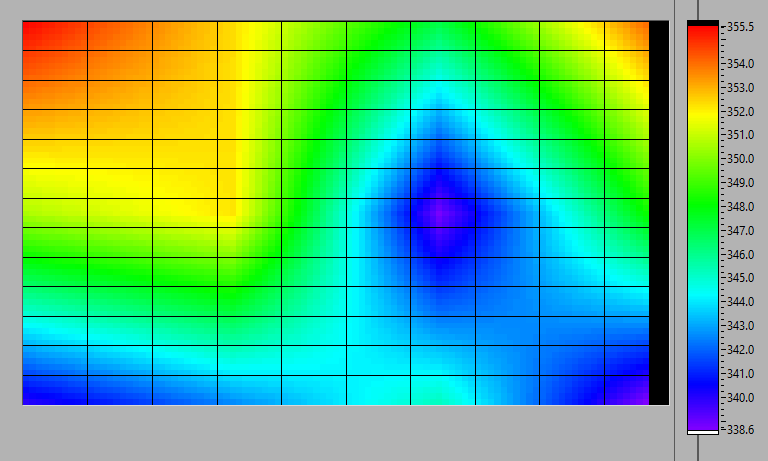
#> input picture metirial_lab/termo_anlysis/0cm.png, 768 x 461 px, found by its file name
$ python max_Temp_oven.py
#> lines starting #> are read from the running program, lines starting #| are printed output that depends on the picture; after the words box and inside, x2 and y2 are one past the last pixel; in counts of white or black regions, pixels touching at a corner belong together
import re
import cv2  # OpenCV for image processing (install: pip install opencv-python)
print(cv2.__version__)
import numpy as np
import matplotlib.pyplot as plt
from scipy import stats  # For statistical analysis and regression
import pytesseract

# Set the path to tesseract.exe
pytesseract.pytesseract.tesseract_cmd = r"C:\Program Files\Tesseract-OCR\tesseract.exe"
print(pytesseract.get_tesseract_version())
#> (this line was passed over: pytesseract is not available in this run)


# --------------------------------------------------------------------------------
# Function: extract_heatmap_metrics
# --------------------------------------------------------------------------------
def extract_heatmap_metrics(image_path):
    """
    Extracts temperature metrics from a heat map image using OCR and image processing.
    The function returns a dictionary with:
      - max_temp: Maximum temperature read from the image.
      - min_temp: Minimum temperature read from the image.
      - avg_center_temp: Average temperature in the center region.
      - difference: Difference between max_temp and min_temp.
      - percentage_high, percentage_medium, percentage_low: Percentages of areas classified as high, medium, or low.

    Note: This implementation is a prototype. Adjust preprocessing, ROI segmentation,
          and threshold criteria according to your image specifications.
    """
#> called with image_path = '0cm.png'
    # Read the image from file
    img = cv2.imread(image_path)
#> img is the input picture: shape (461, 768, 3); mean B, G, R 130.2, 184.4, 94.7
    if img is None:
        raise FileNotFoundError(f"Image {image_path} not found.")

    # Preprocess the image for better OCR performance:
    # Convert to grayscale
    gray = cv2.cvtColor(img, cv2.COLOR_BGR2GRAY)
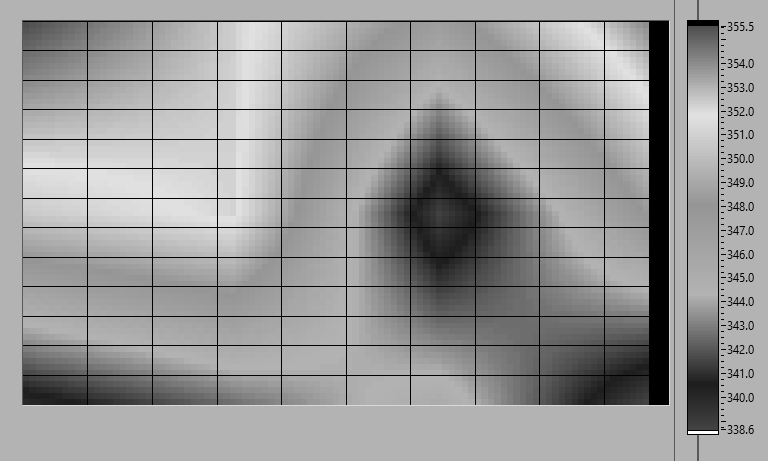
#> gray: shape (461, 768); min 0, max 255, mean 151.4
    # Optional: Apply a binary threshold or blur to remove noise
    _, thresh = cv2.threshold(gray, 128, 255, cv2.THRESH_BINARY | cv2.THRESH_OTSU)
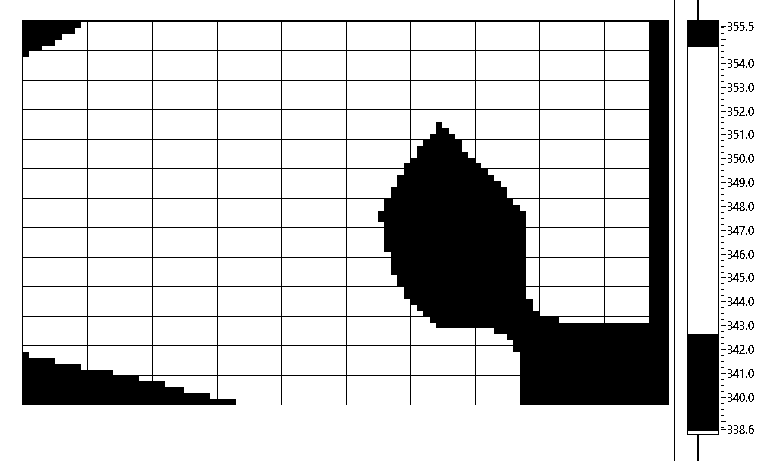
#> thresh: shape (461, 768); 81.6% white; 142 black regions (108 under 20 px), largest, box (x1, y1, x2, y2) and area: (22, 20, 669, 405) 58452, (687, 0, 719, 461) 4672, (674, 0, 675, 461) 461

    # Use OCR to extract text; ideally the image has printed numbers for max and min
#> (the run stopped early here; a loop or call above may not have finished)
